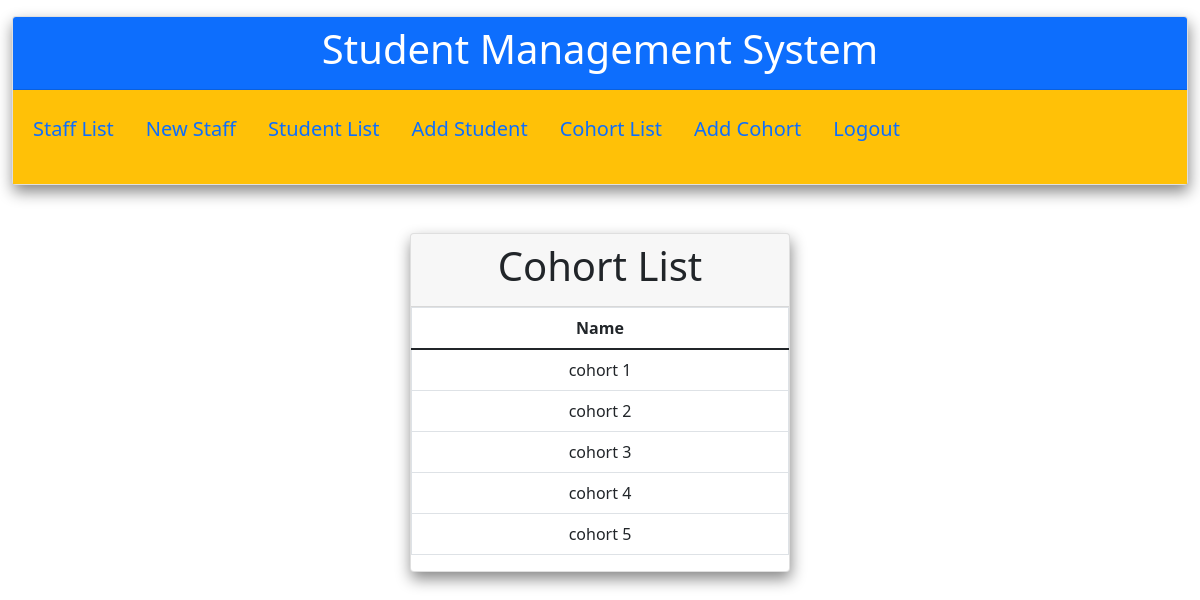
/cohort_list.php (signed in), run on the app's committed database.
### tables this page shows
CREATE TABLE `cohort` (
  `id` int(11) NOT NULL,
  `name` varchar(50) NOT NULL
);

### cohort_list.php (the view, shortened to what this page needs)
<?php
require'config.php';
 include('header.php');
 $query=$conn->prepare('select * from cohort');
 $query->execute();
 $list=$query->fetchall(PDO::FETCH_OBJ);
?>
	<div class="container">
		<div class="row">
			<div class="col-sm-4 mt-5 ml-auto m-auto p-0">
				<div class="card">
					<div class="card-header">
						<h1 class="text-center">Cohort List</h1>
					</div>
					<div class="card-body p-0">
						<table class= "table table-bordered text-center">
							<thead>
								<tr>
									<th>Name</th>
								</tr>
							</thead>
							<tbody>
								<?php foreach ($list as $col) {?>
								<tr>
									<td><?php echo $col->name;?></td>
								</tr>
							<?php } ?>
							</tbody>
						</table>
					</div>
				</div>
			</div>
		</div>
	</div>
</body>
</html>

### css/custom.css (style rules this page uses)
.card { box-shadow: 1px 7px 15px #888; }

### data on the page
cohort: name "cohort 1"
cohort: name "cohort 2"
cohort: name "cohort 3"
cohort: name "cohort 4"
cohort: name "cohort 5"
